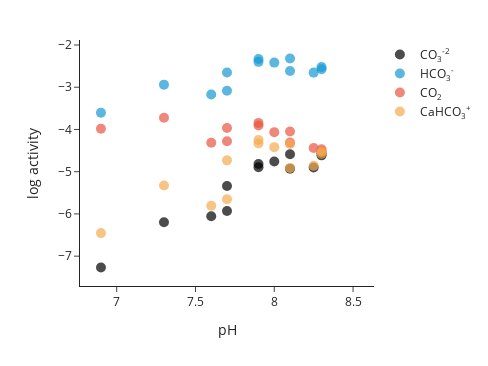

Here is the notebook cell this chart was saved with:
### Code cell
speciation.scatterplot('pH', ['CO3-2', 'HCO3-', 'CO2', 'CaHCO3+'])

### Figure 1 — Plotly figure (JSON) as saved in the notebook; plotly's stock layout.template omitted (floating-point values rounded to 4 significant figures)
{"data": [{"customdata": [["Below Salt Banks", "", "CO3-2", "CO<sub>3</sub><sup>-2</sup>"], ["Above Salt Banks", "", "CO3-2", "CO<sub>3</sub><sup>-2</sup>"], ["Verde River", "", "CO3-2", "CO<sub>3</sub><sup>-2</sup>"], ["Genung Springs", "", "CO3-2", "CO<sub>3</sub><sup>-2</sup>"], ["Spring Creek", "", "CO3-2", "CO<sub>3</sub><sup>-2</sup>"], ["Wet Beaver Creek 1", "", "CO3-2", "CO<sub>3</sub><sup>-2</sup>"], ["Wet Beaver Creek 2", "", "CO3-2", "CO<sub>3</sub><sup>-2</sup>"], ["West Clear Creek", "", "CO3-2", "CO<sub>3</sub><sup>-2</sup>"], ["Verde River near Clarkdale", "", "CO3-2", "CO<sub>3</sub><sup>-2</sup>"], ["Verde River below Camp Verde", "", "CO3-2", "CO<sub>3</sub><sup>-2</sup>"], ["Sycamore Creek", "", "CO3-2", "CO<sub>3</sub><sup>-2</sup>"], ["Oak Creek", "", "CO3-2", "CO<sub>3</sub><sup>-2</sup>"], ["Granite Creek", "", "CO3-2", "CO<sub>3</sub><sup>-2</sup>"], ["Dry Beaver Creek", "", "CO3-2", "CO<sub>3</sub><sup>-2</sup>"], ["Agua Fria River", "", "CO3-2", "CO<sub>3</sub><sup>-2</sup>"], ["Ash Creek", "", "CO3-2", "CO<sub>3</sub><sup>-2</sup>"]], "hovertemplate": "%{customdata[0]}<br>pH: %{x} <br>log activity: %{y}<br>%{customdata[1]}", "legendgroup": "CO<sub>3</sub><sup>-2</sup>", "marker": {"color": "#000000", "opacity": 0.7, "size": 10, "symbol": "circle"}, "mode": "markers", "name": "CO<sub>3</sub><sup>-2</sup>", "orientation": "v", "showlegend": true, "type": "scatter", "x": [8.3, 8.3, 8.0, 7.7, 7.9, 7.7, 8.1, 7.6, 8.25, 8.1, 7.9, 7.3, 7.8, 6.9, 8.5, 8.5], "xaxis": "x", "y": [-4.613, -4.561, -4.757, -5.339, -4.896, -5.929, -4.928, -6.056, -4.899, -4.588, -4.818, -6.196, NaN, -7.267, NaN, NaN], "yaxis": "y"}, {"customdata": [["Below Salt Banks", "", "HCO3-", "HCO<sub>3</sub><sup>-</sup>"], ["Above Salt Banks", "", "HCO3-", "HCO<sub>3</sub><sup>-</sup>"], ["Verde River", "", "HCO3-", "HCO<sub>3</sub><sup>-</sup>"], ["Genung Springs", "", "HCO3-", "HCO<sub>3</sub><sup>-</sup>"], ["Spring Creek", "", "HCO3-", "HCO<sub>3</sub><sup>-</sup>"], ["Wet Beaver Creek 1", "", "HCO3-", "HCO<sub>3</sub><sup>-</sup>"], ["Wet Beaver Creek 2", "", "HCO3-", "HCO<sub>3</sub><sup>-</sup>"], ["West Clear Creek", "", "HCO3-", "HCO<sub>3</sub><sup>-</sup>"], ["Verde River near Clarkdale", "", "HCO3-", "HCO<sub>3</sub><sup>-</sup>"], ["Verde River below Camp Verde", "", "HCO3-", "HCO<sub>3</sub><sup>-</sup>"], ["Sycamore Creek", "", "HCO3-", "HCO<sub>3</sub><sup>-</sup>"], ["Oak Creek", "", "HCO3-", "HCO<sub>3</sub><sup>-</sup>"], ["Granite Creek", "", "HCO3-", "HCO<sub>3</sub><sup>-</sup>"], ["Dry Beaver Creek", "", "HCO3-", "HCO<sub>3</sub><sup>-</sup>"], ["Agua Fria River", "", "HCO3-", "HCO<sub>3</sub><sup>-</sup>"], ["Ash Creek", "", "HCO3-", "HCO<sub>3</sub><sup>-</sup>"]], "hovertemplate": "%{customdata[0]}<br>pH: %{x} <br>log activity: %{y}<br>%{customdata[1]}", "legendgroup": "HCO<sub>3</sub><sup>-</sup>", "marker": {"color": "#1699d3", "opacity": 0.7, "size": 10, "symbol": "circle"}, "mode": "markers", "name": "HCO<sub>3</sub><sup>-</sup>", "orientation": "v", "showlegend": true, "type": "scatter", "x": [8.3, 8.3, 8.0, 7.7, 7.9, 7.7, 8.1, 7.6, 8.25, 8.1, 7.9, 7.3, 7.8, 6.9, 8.5, 8.5], "xaxis": "x", "y": [-2.573, -2.522, -2.417, -2.653, -2.399, -3.084, -2.615, -3.172, -2.654, -2.321, -2.332, -2.939, NaN, -3.604, NaN, NaN], "yaxis": "y"}, {"customdata": [["Below Salt Banks", "", "CO2", "CO<sub>2</sub>"], ["Above Salt Banks", "", "CO2", "CO<sub>2</sub>"], ["Verde River", "", "CO2", "CO<sub>2</sub>"], ["Genung Springs", "", "CO2", "CO<sub>2</sub>"], ["Spring Creek", "", "CO2", "CO<sub>2</sub>"], ["Wet Beaver Creek 1", "", "CO2", "CO<sub>2</sub>"], ["Wet Beaver Creek 2", "", "CO2", "CO<sub>2</sub>"], ["West Clear Creek", "", "CO2", "CO<sub>2</sub>"], ["Verde River near Clarkdale", "", "CO2", "CO<sub>2</sub>"], ["Verde River below Camp Verde", "", "CO2", "CO<sub>2</sub>"], ["Sycamore Creek", "", "CO2", "CO<sub>2</sub>"], ["Oak Creek", "", "CO2", "CO<sub>2</sub>"], ["Granite Creek", "", "CO2", "CO<sub>2</sub>"], ["Dry Beaver Creek", "", "CO2", "CO<sub>2</sub>"], ["Agua Fria River", "", "CO2", "CO<sub>2</sub>"], ["Ash Creek", "", "CO2", "CO<sub>2</sub>"]], "hovertemplate": "%{customdata[0]}<br>pH: %{x} <br>log activity: %{y}<br>%{customdata[1]}", "legendgroup": "CO<sub>2</sub>", "marker": {"color": "#e85642", "opacity": 0.7, "size": 10, "symbol": "circle"}, "mode": "markers", "name": "CO<sub>2</sub>", "orientation": "v", "showlegend": true, "type": "scatter", "x": [8.3, 8.3, 8.0, 7.7, 7.9, 7.7, 8.1, 7.6, 8.25, 8.1, 7.9, 7.3, 7.8, 6.9, 8.5, 8.5], "xaxis": "x", "y": [-4.519, -4.467, -4.063, -3.966, -3.906, -4.28, -4.311, -4.315, -4.438, -4.048, -3.845, -3.724, NaN, -3.984, NaN, NaN], "yaxis": "y"}, {"customdata": [["Below Salt Banks", "", "CaHCO3+", "CaHCO<sub>3</sub><sup>+</sup>"], ["Above Salt Banks", "", "CaHCO3+", "CaHCO<sub>3</sub><sup>+</sup>"], ["Verde River", "", "CaHCO3+", "CaHCO<sub>3</sub><sup>+</sup>"], ["Genung Springs", "", "CaHCO3+", "CaHCO<sub>3</sub><sup>+</sup>"], ["Spring Creek", "", "CaHCO3+", "CaHCO<sub>3</sub><sup>+</sup>"], ["Wet Beaver Creek 1", "", "CaHCO3+", "CaHCO<sub>3</sub><sup>+</sup>"], ["Wet Beaver Creek 2", "", "CaHCO3+", "CaHCO<sub>3</sub><sup>+</sup>"], ["West Clear Creek", "", "CaHCO3+", "CaHCO<sub>3</sub><sup>+</sup>"], ["Verde River near Clarkdale", "", "CaHCO3+", "CaHCO<sub>3</sub><sup>+</sup>"], ["Verde River below Camp Verde", "", "CaHCO3+", "CaHCO<sub>3</sub><sup>+</sup>"], ["Sycamore Creek", "", "CaHCO3+", "CaHCO<sub>3</sub><sup>+</sup>"], ["Oak Creek", "", "CaHCO3+", "CaHCO<sub>3</sub><sup>+</sup>"], ["Granite Creek", "", "CaHCO3+", "CaHCO<sub>3</sub><sup>+</sup>"], ["Dry Beaver Creek", "", "CaHCO3+", "CaHCO<sub>3</sub><sup>+</sup>"], ["Agua Fria River", "", "CaHCO3+", "CaHCO<sub>3</sub><sup>+</sup>"], ["Ash Creek", "", "CaHCO3+", "CaHCO<sub>3</sub><sup>+</sup>"]], "hovertemplate": "%{customdata[0]}<br>pH: %{x} <br>log activity: %{y}<br>%{customdata[1]}", "legendgroup": "CaHCO<sub>3</sub><sup>+</sup>", "marker": {"color": "#f5ab50", "opacity": 0.7, "size": 10, "symbol": "circle"}, "mode": "markers", "name": "CaHCO<sub>3</sub><sup>+</sup>", "orientation": "v", "showlegend": true, "type": "scatter", "x": [8.3, 8.3, 8.0, 7.7, 7.9, 7.7, 8.1, 7.6, 8.25, 8.1, 7.9, 7.3, 7.8, 6.9, 8.5, 8.5], "xaxis": "x", "y": [-4.572, -4.529, -4.418, -4.731, -4.332, -5.651, -4.91, -5.807, -4.86, -4.346, -4.249, -5.327, NaN, -6.454, NaN, NaN], "yaxis": "y"}], "layout": {"height": 366, "legend": {"title": {}, "tracegroupgap": 0}, "margin": {"t": 40}, "title": {"x": 0.5, "xanchor": "center"}, "width": 488, "xaxis": {"anchor": "y", "autorange": true, "domain": [0, 1], "exponentformat": "E", "range": [6.766, 8.634], "title": {"text": "pH"}, "type": "linear"}, "yaxis": {"anchor": "x", "autorange": true, "domain": [0, 1], "exponentformat": "E", "range": [-7.706, -1.882], "title": {"text": "log activity"}, "type": "linear"}}}
